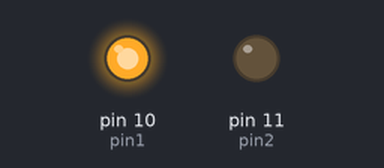
A sketch run on a simulated Arduino Uno, built with avr-gcc and run on an emulated ATmega328P. On the bench: output pins drawn as LEDs (lit = HIGH).

Above: at 5.0 s.
At 17.0 s:
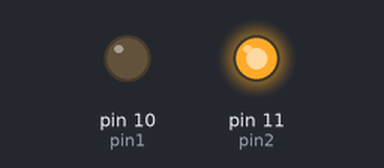
At 23.0 s:
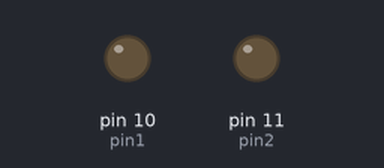
Timing chart, 0 to 31.2 s (numbered marks = the images above):
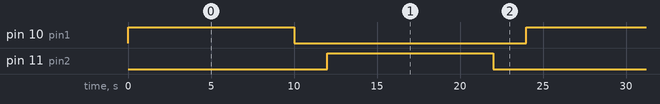

Measured:
- by itself, pin 10 (pin1), pin 11 (pin2): alternates HIGH for 10.0 s and LOW for 14.0 s
- by itself, everything shown: repeats every 24.0 s, in 4 steps

The sketch:

pruebaCambioDePolaridadConRele.ino
```cpp
//utilización de pines
int pin1 = 10; //Conectamos el pulsador en el pin 2
int pin2 = 11;
void setup() {
  // put your setup code here, to run once:
  pinMode(pin1, OUTPUT);
  pinMode(pin2, OUTPUT);
}

void loop() {
  // put your main code here, to run repeatedly:
  digitalWrite(pin1, 1);
  digitalWrite(pin2, 0);
  delay(10000);
  digitalWrite(pin1, 0);
  digitalWrite(pin2, 0);
  delay(2000);
  digitalWrite(pin1, 0);
  digitalWrite(pin2, 1);
  delay(10000);
  digitalWrite(pin1, 0);
  digitalWrite(pin2, 0);
  delay(2000);

}
```
